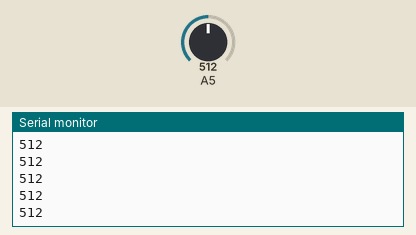
Recording of a sketch running on a simulated Arduino Uno, built for the host (arithmetic inside an expression is 32-bit, double 64-bit). Shown: the last lines printed to the serial monitor. The test bench sets the inputs (shaded band); at power-on: A5 = 512.

Above: at 1.2 s.
1.3 s: A5 set to 716
At 1.56 s:
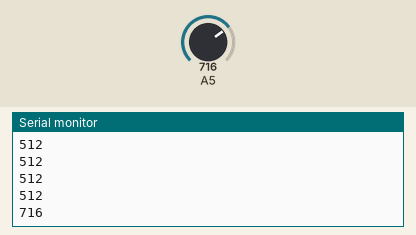
2.8 s: A5 set to 900
At 2.96 s:
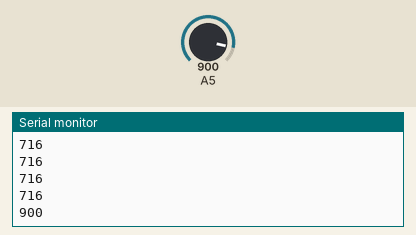
Timing chart, 0 to 5.8 s (numbered marks = the images above; inputs shaded):
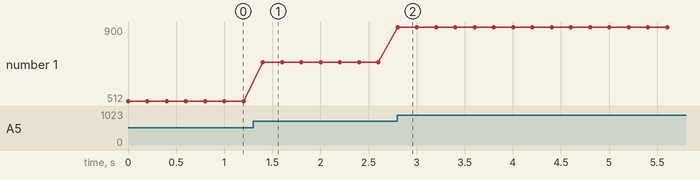

Measured:
- after the input at 1.3 s, the serial monitor: prints a new line after 0.10 s (image 1)
- after the input at 2.8 s, the serial monitor: prints a new line at once (image 2)
- plotted number 1: 512 → 716 after the input at 1.3 s, 716 → 900 after the input at 2.8 s

The sketch:

MotionSensor.ino
```cpp
#include <ArduinoSTL.h>

using namespace std;

void setup() {
Serial.begin(9600);

}

void loop() {
int test = analogRead(A5);
cout << test <<endl;
delay(200);

}
```
